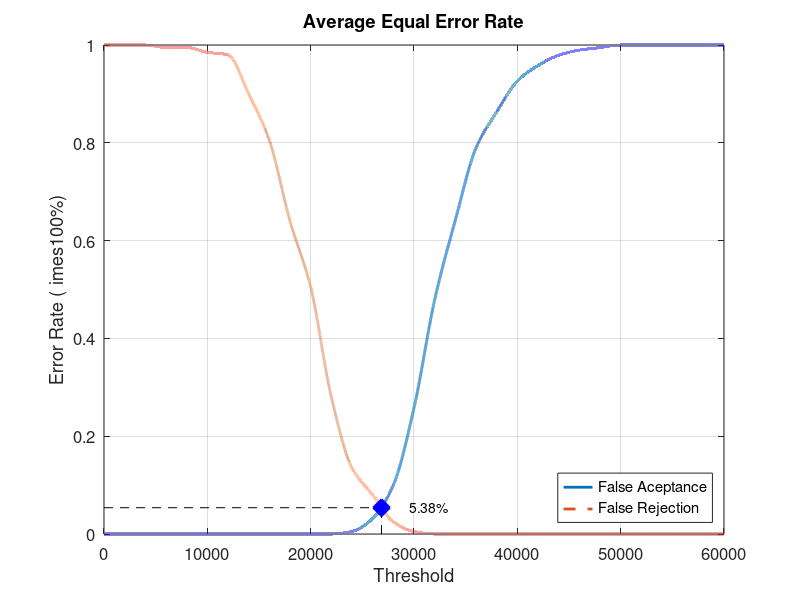
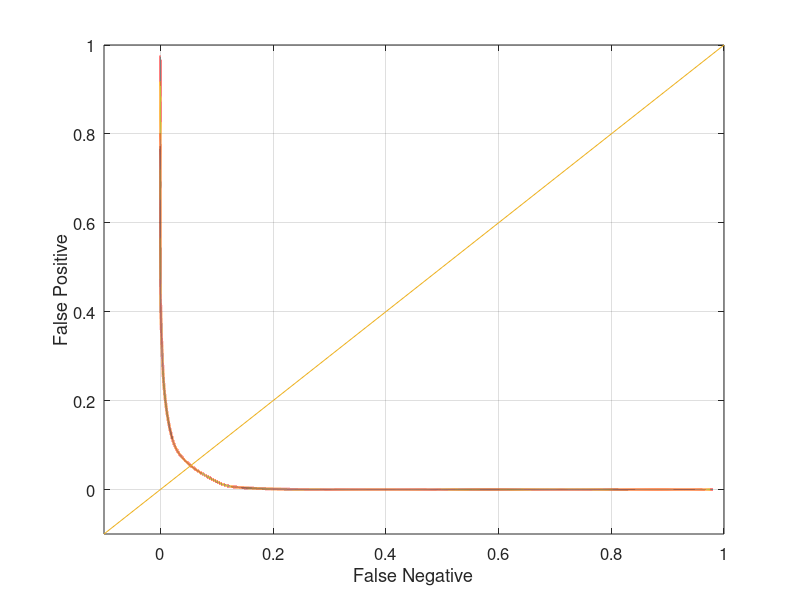

MATLAB code to generate these figures, in order:
close all;
clear;
clc;
x = 0:2000:60000;
xq = 0:0.5:60000;

y0 = [0 0 0 0 0 0 0 0 0 0 0 0 0.00526316 0.0315789 0.1 0.257895 0.478947 0.642105 0.789474 0.863158 0.926316 0.957895 0.978947 0.989474 0.994737 1 1 1 1 1 1]
yy0 = interp1(x, y0, xq, 'pchip');
y1 = [1 1 1 0.995 0.995 0.985 0.98 0.9 0.805 0.64 0.505 0.28 0.135 0.08 0.025 0.005 0 0 0 0 0 0 0 0 0 0 0 0 0 0 0]
yy1 = interp1(x, y1, xq, 'pchip');

% Calculating EER: 
y2 = abs(y0 - y1);
find(y2 == min(y2))
yy2 = abs(yy0 - yy1);
xEER = find(yy2 == min(yy2));
xEERIndex = xq(xEER) % X-axis EER
yEER = yy0(xEER) % Y-axis EER

main = figure
plot(xq, yy0,'-','LineWidth', 2);	hold on
plot(xq, yy1,'--','LineWidth', 2);	hold on
plot([xEERIndex xEERIndex], [0 yEER], 'k--');	hold on
plot([0 xEERIndex], [yEER yEER], 'k--');	hold on
plot(xEERIndex, yEER, 'bx', 'LineWidth', 10);	hold on
text(xEERIndex + 10 * xEERIndex / 100, yEER, [num2str(round((10000 * yEER)) / 100) '%'])
legend('False Aceptance', 'False Rejection', 'Location', 'SouthEast')
xlabel('Threshold')
ylabel('Error Rate (	imes100%)')
title('Average Equal Error Rate')
set(gca, 'FontSize', 12)
axis([0 60000 0 1])
grid on

print(main, 'Database2_2Main', '-dpng');
FNRxFPR = figure('Color', [1 1 1]);
plot(yy1, yy0, '-', yy1, yy0, 'LineWidth', 2);
hold on
y = -0.1:0.1:1
plot(y, y); 
set(gca, 'FontSize', 12)
xlabel('False Negative')
ylabel('False Positive')
axis([-0.1 1 -0.1 1])
set(gca, 'FontSize', 12)
grid on

print(FNRxFPR, 'Database2_2FNRxFPR','-dpng');
